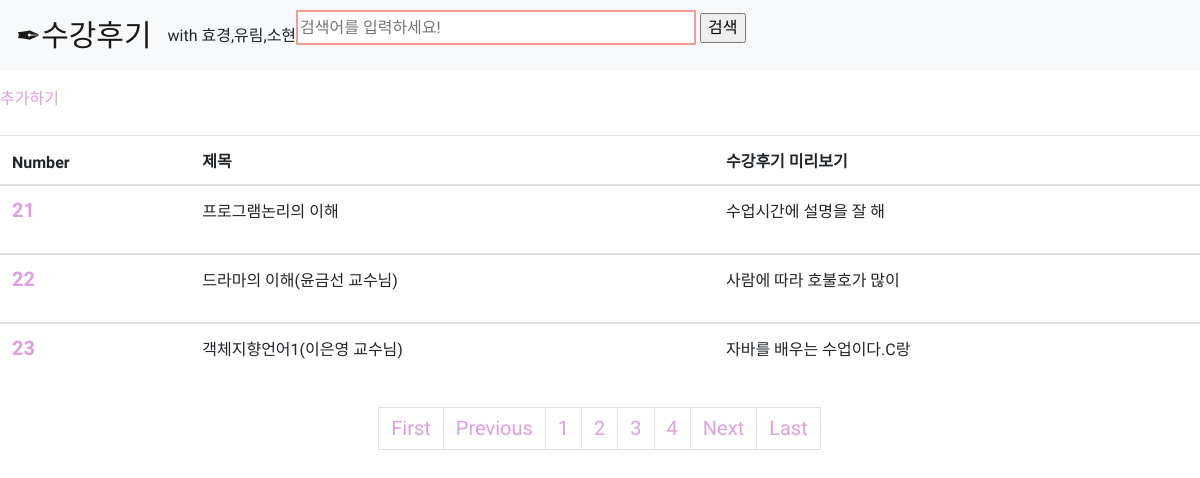
/?page=3, run on the app's committed database.
### teamlionapp/models.py (models this page shows)
class Blog(models.Model):
    title=models.CharField(max_length=50,default='제목 없음')
    body=models.TextField(null=False)
    date=models.DateTimeField('date published')
    def sum(self):
        return self.body[:15]

### teamlionapp/views.py (the view)
# urls.py: path('',teamlionapp.views.index,name='index'),
def index(request):
    blog=Blog.objects.all()
    blog_list = Blog.objects.all()
    paginator = Paginator(blog_list, 3)
    page = request.GET.get('page')
    try:
        posts = paginator.get_page(page)
    except PageNotAnInteger:
        posts = paginator.get_page(1)
    except EmptyPage:
        posts = paginator.get_page(paginator.num_pages)
    return render(request,'index.html',{'blog':blog, 'posts':posts})

### teamlionapp/templates/index.html (shortened to what this page needs)
{% extends 'base.html' %}
{% block content %}
    <a href="{% url 'new'%}" id="button2" style="color:plum;">추가하기</a><br><br>
    <table class="table">
            <thead>
              <tr>
                <th scope="col">Number</th>
                <th scope="col">제목</th>
                <th scope="col">수강후기 미리보기</th>
              </tr>
            </thead>
    {% for i in posts %}
    <tbody>
            <tr>
            <th scope="row"><a href="{% url 'detail' i.id %}" style="color:plum; font-size:20px;">{{ i.id }}</a><br><br> </th>
              <td>    {{i.title}}</td>
              <td> {{i.sum}}</td>
            </tr>
    </tbody>
    {% endfor %}
</table>
    <ul class="pagination justify-content-center">
        {%if posts.has_previous%}
        <li><a class="page-link"style="color:plum; font-size:20px;" href="?page=1">First</a></li>
        <li><a class="page-link"style="color:plum; font-size:20px;"  href="?{{posts.previous_page_number}}" >Previous</a></li>
        {%endif%}
        {% for page in posts.paginator.page_range%}
        {% if page == posts.number %}
        <li class="page-item "><a class="page-link disabled"style="color:plum; font-size:20px;">{{ page }}</a></li>
        {% else %}
        <li class="page-item"><a class="page-link" href="?page={{ page }}"style="color:plum; font-size:20px;">{{ page }}</a></li>
        {% endif %}
        {% endfor %}
        {%if posts.has_next%}
        <li><a  class="page-link"  href="?page={{posts.next_page_number}}" style="color:plum; font-size:20px;">Next</a></li>
        <li><a class="page-link"  href="?page={{posts.paginator.num_pages}}"style="color:plum; font-size:20px;">Last</a></li>
        {%endif%}
    </ul>
{% endblock %}

### teamlionapp/templates/base.html (style rules this page uses)
* { font-family: 'Gamja Flower', cursive; }

### data on the page
Blog: id "21", title "프로그램논리의 이해", sum "수업시간에 설명을 잘 해"
Blog: id "22", title "드라마의 이해(윤금선 교수님)", sum "사람에 따라 호불호가 많이"
Blog: id "23", title "객체지향언어1(이은영 교수님)", sum "자바를 배우는 수업이다.C랑"

### other printed values
{{ page }} "1" "2" "4"
{{ page }} "3"
